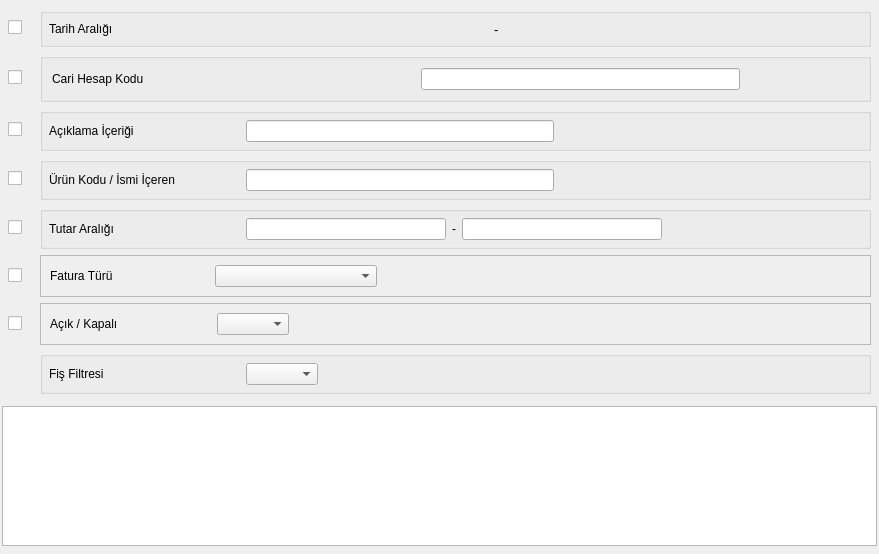
<?xml version="1.0" encoding="UTF-8"?>
<ui version="4.0">
 <class>FAT_FATURA_ARAMA</class>
 <widget class="QDialog" name="FAT_FATURA_ARAMA">
  <property name="geometry">
   <rect>
    <x>0</x>
    <y>0</y>
    <width>879</width>
    <height>554</height>
   </rect>
  </property>
  <property name="sizePolicy">
   <sizepolicy hsizetype="Expanding" vsizetype="Expanding">
    <horstretch>0</horstretch>
    <verstretch>0</verstretch>
   </sizepolicy>
  </property>
  <property name="minimumSize">
   <size>
    <width>751</width>
    <height>467</height>
   </size>
  </property>
  <property name="windowTitle">
   <string>FATURA ARAMA</string>
  </property>
  <layout class="QGridLayout" name="gridLayout" rowstretch="10,10,0">
   <property name="margin">
    <number>2</number>
   </property>
   <item row="1" column="0" colspan="2">
    <widget class="QTableWidget" name="tableWidget"/>
   </item>
   <item row="2" column="1">
    <widget class="QWidget" name="widget_batch_buttons" native="true">
     <property name="sizePolicy">
      <sizepolicy hsizetype="Expanding" vsizetype="Expanding">
       <horstretch>0</horstretch>
       <verstretch>0</verstretch>
      </sizepolicy>
     </property>
    </widget>
   </item>
   <item row="0" column="0" colspan="2">
    <widget class="QFrame" name="main_frame">
     <property name="sizePolicy">
      <sizepolicy hsizetype="Expanding" vsizetype="Expanding">
       <horstretch>0</horstretch>
       <verstretch>0</verstretch>
      </sizepolicy>
     </property>
     <property name="font">
      <font>
       <kerning>true</kerning>
      </font>
     </property>
     <property name="frameShape">
      <enum>QFrame::NoFrame</enum>
     </property>
     <property name="frameShadow">
      <enum>QFrame::Raised</enum>
     </property>
     <property name="lineWidth">
      <number>0</number>
     </property>
     <layout class="QGridLayout" name="gridLayout_8">
      <property name="margin">
       <number>6</number>
      </property>
      <item row="0" column="0">
       <widget class="QCheckBox" name="checkBox_tarih_araligi">
        <property name="sizePolicy">
         <sizepolicy hsizetype="Fixed" vsizetype="Fixed">
          <horstretch>0</horstretch>
          <verstretch>0</verstretch>
         </sizepolicy>
        </property>
        <property name="minimumSize">
         <size>
          <width>26</width>
          <height>0</height>
         </size>
        </property>
        <property name="text">
         <string/>
        </property>
       </widget>
      </item>
      <item row="0" column="1">
       <widget class="QGroupBox" name="groupBox_tarih_araligi">
        <property name="sizePolicy">
         <sizepolicy hsizetype="Expanding" vsizetype="Expanding">
          <horstretch>0</horstretch>
          <verstretch>0</verstretch>
         </sizepolicy>
        </property>
        <property name="title">
         <string/>
        </property>
        <layout class="QGridLayout" name="gridLayout_2">
         <property name="margin">
          <number>6</number>
         </property>
         <item row="0" column="0">
          <widget class="QLabel" name="label_tarih_araligi">
           <property name="sizePolicy">
            <sizepolicy hsizetype="Fixed" vsizetype="Fixed">
             <horstretch>0</horstretch>
             <verstretch>0</verstretch>
            </sizepolicy>
           </property>
           <property name="minimumSize">
            <size>
             <width>191</width>
             <height>0</height>
            </size>
           </property>
           <property name="text">
            <string>Tarih Aralığı</string>
           </property>
          </widget>
         </item>
         <item row="0" column="1">
          <widget class="QAdakDate" name="adakDate_ilk_tarih">
           <property name="minimumSize">
            <size>
             <width>242</width>
             <height>0</height>
            </size>
           </property>
           <property name="maximumSize">
            <size>
             <width>242</width>
             <height>30</height>
            </size>
           </property>
           <property name="whatsThis">
            <string>Tarih WidgetÄ± </string>
           </property>
           <property name="QAdakDate" stdset="0">
            <rect>
             <x>0</x>
             <y>0</y>
             <width>100</width>
             <height>100</height>
            </rect>
           </property>
          </widget>
         </item>
         <item row="0" column="2">
          <widget class="QLabel" name="label">
           <property name="sizePolicy">
            <sizepolicy hsizetype="Fixed" vsizetype="Ignored">
             <horstretch>0</horstretch>
             <verstretch>0</verstretch>
            </sizepolicy>
           </property>
           <property name="font">
            <font>
             <pointsize>10</pointsize>
            </font>
           </property>
           <property name="text">
            <string>-</string>
           </property>
          </widget>
         </item>
         <item row="0" column="3">
          <widget class="QAdakDate" name="adakDate_son_tarih">
           <property name="sizePolicy">
            <sizepolicy hsizetype="Fixed" vsizetype="Fixed">
             <horstretch>0</horstretch>
             <verstretch>0</verstretch>
            </sizepolicy>
           </property>
           <property name="minimumSize">
            <size>
             <width>242</width>
             <height>0</height>
            </size>
           </property>
           <property name="maximumSize">
            <size>
             <width>242</width>
             <height>30</height>
            </size>
           </property>
           <property name="whatsThis">
            <string>Tarih WidgetÄ± </string>
           </property>
           <property name="QAdakDate" stdset="0">
            <rect>
             <x>0</x>
             <y>0</y>
             <width>100</width>
             <height>100</height>
            </rect>
           </property>
          </widget>
         </item>
         <item row="0" column="4">
          <spacer name="horizontalSpacer_2">
           <property name="orientation">
            <enum>Qt::Horizontal</enum>
           </property>
           <property name="sizeHint" stdset="0">
            <size>
             <width>112</width>
             <height>18</height>
            </size>
           </property>
          </spacer>
         </item>
        </layout>
       </widget>
      </item>
      <item row="1" column="0">
       <widget class="QCheckBox" name="checkBox_cari_hesap_kodu">
        <property name="sizePolicy">
         <sizepolicy hsizetype="Fixed" vsizetype="Fixed">
          <horstretch>0</horstretch>
          <verstretch>0</verstretch>
         </sizepolicy>
        </property>
        <property name="minimumSize">
         <size>
          <width>26</width>
          <height>0</height>
         </size>
        </property>
        <property name="text">
         <string/>
        </property>
       </widget>
      </item>
      <item row="2" column="0">
       <widget class="QCheckBox" name="checkBox_aciklama_icerigi">
        <property name="sizePolicy">
         <sizepolicy hsizetype="Fixed" vsizetype="Fixed">
          <horstretch>0</horstretch>
          <verstretch>0</verstretch>
         </sizepolicy>
        </property>
        <property name="minimumSize">
         <size>
          <width>26</width>
          <height>0</height>
         </size>
        </property>
        <property name="text">
         <string/>
        </property>
       </widget>
      </item>
      <item row="2" column="1">
       <widget class="QGroupBox" name="groupBox_aciklama_icerigi">
        <property name="sizePolicy">
         <sizepolicy hsizetype="Expanding" vsizetype="Expanding">
          <horstretch>0</horstretch>
          <verstretch>0</verstretch>
         </sizepolicy>
        </property>
        <property name="title">
         <string/>
        </property>
        <layout class="QGridLayout" name="gridLayout_3">
         <property name="margin">
          <number>6</number>
         </property>
         <item row="0" column="0">
          <widget class="QLabel" name="label_aciklama_icerigi">
           <property name="sizePolicy">
            <sizepolicy hsizetype="Fixed" vsizetype="Fixed">
             <horstretch>0</horstretch>
             <verstretch>0</verstretch>
            </sizepolicy>
           </property>
           <property name="minimumSize">
            <size>
             <width>191</width>
             <height>0</height>
            </size>
           </property>
           <property name="text">
            <string>Açıklama İçeriği</string>
           </property>
          </widget>
         </item>
         <item row="0" column="1">
          <widget class="QLineEdit" name="lineEdit_aciklama_icerigi"/>
         </item>
         <item row="0" column="2">
          <spacer name="horizontalSpacer_4">
           <property name="orientation">
            <enum>Qt::Horizontal</enum>
           </property>
           <property name="sizeHint" stdset="0">
            <size>
             <width>236</width>
             <height>18</height>
            </size>
           </property>
          </spacer>
         </item>
        </layout>
       </widget>
      </item>
      <item row="3" column="0">
       <widget class="QCheckBox" name="checkBox_urun">
        <property name="sizePolicy">
         <sizepolicy hsizetype="Fixed" vsizetype="Fixed">
          <horstretch>0</horstretch>
          <verstretch>0</verstretch>
         </sizepolicy>
        </property>
        <property name="minimumSize">
         <size>
          <width>26</width>
          <height>0</height>
         </size>
        </property>
        <property name="text">
         <string/>
        </property>
       </widget>
      </item>
      <item row="3" column="1">
       <widget class="QGroupBox" name="groupBox_urun">
        <property name="sizePolicy">
         <sizepolicy hsizetype="Expanding" vsizetype="Expanding">
          <horstretch>0</horstretch>
          <verstretch>0</verstretch>
         </sizepolicy>
        </property>
        <property name="title">
         <string/>
        </property>
        <layout class="QGridLayout" name="gridLayout_7">
         <property name="margin">
          <number>6</number>
         </property>
         <item row="0" column="0">
          <widget class="QLabel" name="label_urun">
           <property name="sizePolicy">
            <sizepolicy hsizetype="Fixed" vsizetype="Fixed">
             <horstretch>0</horstretch>
             <verstretch>0</verstretch>
            </sizepolicy>
           </property>
           <property name="minimumSize">
            <size>
             <width>191</width>
             <height>0</height>
            </size>
           </property>
           <property name="text">
            <string>Ürün Kodu / İsmi İçeren</string>
           </property>
          </widget>
         </item>
         <item row="0" column="1">
          <widget class="QLineEdit" name="lineEdit_urun_kodu_ismi_icerigi"/>
         </item>
         <item row="0" column="2">
          <spacer name="horizontalSpacer_5">
           <property name="orientation">
            <enum>Qt::Horizontal</enum>
           </property>
           <property name="sizeHint" stdset="0">
            <size>
             <width>236</width>
             <height>18</height>
            </size>
           </property>
          </spacer>
         </item>
        </layout>
       </widget>
      </item>
      <item row="4" column="0">
       <widget class="QCheckBox" name="checkBox_tutar_araligi">
        <property name="sizePolicy">
         <sizepolicy hsizetype="Fixed" vsizetype="Fixed">
          <horstretch>0</horstretch>
          <verstretch>0</verstretch>
         </sizepolicy>
        </property>
        <property name="minimumSize">
         <size>
          <width>26</width>
          <height>0</height>
         </size>
        </property>
        <property name="text">
         <string/>
        </property>
       </widget>
      </item>
      <item row="4" column="1">
       <widget class="QGroupBox" name="groupBox_tutar_araligi">
        <property name="sizePolicy">
         <sizepolicy hsizetype="Expanding" vsizetype="Expanding">
          <horstretch>0</horstretch>
          <verstretch>0</verstretch>
         </sizepolicy>
        </property>
        <property name="title">
         <string/>
        </property>
        <layout class="QGridLayout" name="gridLayout_6">
         <property name="margin">
          <number>6</number>
         </property>
         <item row="0" column="0">
          <widget class="QLabel" name="label_urun_2">
           <property name="sizePolicy">
            <sizepolicy hsizetype="Fixed" vsizetype="Fixed">
             <horstretch>0</horstretch>
             <verstretch>0</verstretch>
            </sizepolicy>
           </property>
           <property name="minimumSize">
            <size>
             <width>191</width>
             <height>0</height>
            </size>
           </property>
           <property name="text">
            <string>Tutar Aralığı</string>
           </property>
          </widget>
         </item>
         <item row="0" column="1">
          <widget class="QCommaEdit" name="commaEdit_min_tutar">
           <property name="whatsThis">
            <string>Sayilari formatina(Or:1,000,234.50) donusturur. </string>
           </property>
           <property name="QCommaEdit" stdset="0">
            <rect>
             <x>0</x>
             <y>0</y>
             <width>100</width>
             <height>100</height>
            </rect>
           </property>
          </widget>
         </item>
         <item row="0" column="2">
          <widget class="QLabel" name="label_2">
           <property name="sizePolicy">
            <sizepolicy hsizetype="Fixed" vsizetype="Preferred">
             <horstretch>0</horstretch>
             <verstretch>0</verstretch>
            </sizepolicy>
           </property>
           <property name="text">
            <string>-</string>
           </property>
          </widget>
         </item>
         <item row="0" column="3">
          <widget class="QCommaEdit" name="commaEdit_max_tutar">
           <property name="whatsThis">
            <string>Sayilari formatina(Or:1,000,234.50) donusturur. </string>
           </property>
           <property name="QCommaEdit" stdset="0">
            <rect>
             <x>0</x>
             <y>0</y>
             <width>100</width>
             <height>100</height>
            </rect>
           </property>
          </widget>
         </item>
         <item row="0" column="4">
          <spacer name="horizontalSpacer_6">
           <property name="orientation">
            <enum>Qt::Horizontal</enum>
           </property>
           <property name="sizeHint" stdset="0">
            <size>
             <width>150</width>
             <height>20</height>
            </size>
           </property>
          </spacer>
         </item>
        </layout>
       </widget>
      </item>
      <item row="7" column="1">
       <widget class="QGroupBox" name="groupBox_entegre_filtresi">
        <property name="sizePolicy">
         <sizepolicy hsizetype="Expanding" vsizetype="Expanding">
          <horstretch>0</horstretch>
          <verstretch>0</verstretch>
         </sizepolicy>
        </property>
        <property name="title">
         <string/>
        </property>
        <layout class="QGridLayout" name="gridLayout_5">
         <property name="margin">
          <number>6</number>
         </property>
         <item row="0" column="0">
          <widget class="QLabel" name="label_fis_filtresi">
           <property name="sizePolicy">
            <sizepolicy hsizetype="Fixed" vsizetype="Fixed">
             <horstretch>0</horstretch>
             <verstretch>0</verstretch>
            </sizepolicy>
           </property>
           <property name="minimumSize">
            <size>
             <width>191</width>
             <height>0</height>
            </size>
           </property>
           <property name="text">
            <string>Fiş Filtresi</string>
           </property>
          </widget>
         </item>
         <item row="0" column="1">
          <widget class="QComboBox" name="comboBox_fis_filtresi">
           <property name="sizePolicy">
            <sizepolicy hsizetype="Minimum" vsizetype="Fixed">
             <horstretch>0</horstretch>
             <verstretch>0</verstretch>
            </sizepolicy>
           </property>
          </widget>
         </item>
         <item row="0" column="2">
          <spacer name="horizontalSpacer_12">
           <property name="orientation">
            <enum>Qt::Horizontal</enum>
           </property>
           <property name="sizeHint" stdset="0">
            <size>
             <width>386</width>
             <height>17</height>
            </size>
           </property>
          </spacer>
         </item>
        </layout>
       </widget>
      </item>
      <item row="6" column="1">
       <widget class="QFrame" name="frame_acik_kapali_fatura">
        <property name="frameShape">
         <enum>QFrame::StyledPanel</enum>
        </property>
        <property name="frameShadow">
         <enum>QFrame::Raised</enum>
        </property>
        <layout class="QGridLayout" name="gridLayout_10">
         <item row="0" column="0">
          <widget class="QLabel" name="label_4">
           <property name="sizePolicy">
            <sizepolicy hsizetype="Fixed" vsizetype="Fixed">
             <horstretch>0</horstretch>
             <verstretch>0</verstretch>
            </sizepolicy>
           </property>
           <property name="text">
            <string>Açık / Kapalı                            </string>
           </property>
          </widget>
         </item>
         <item row="0" column="1">
          <widget class="QComboBox" name="comboBox_acik_kapali_fatura"/>
         </item>
         <item row="0" column="2">
          <spacer name="horizontalSpacer_7">
           <property name="orientation">
            <enum>Qt::Horizontal</enum>
           </property>
           <property name="sizeHint" stdset="0">
            <size>
             <width>40</width>
             <height>20</height>
            </size>
           </property>
          </spacer>
         </item>
        </layout>
       </widget>
      </item>
      <item row="6" column="0">
       <widget class="QCheckBox" name="checkBox_acik_kapali_fatura">
        <property name="text">
         <string/>
        </property>
       </widget>
      </item>
      <item row="5" column="1">
       <widget class="QFrame" name="frame_fatura_turu">
        <property name="sizePolicy">
         <sizepolicy hsizetype="Expanding" vsizetype="Fixed">
          <horstretch>0</horstretch>
          <verstretch>0</verstretch>
         </sizepolicy>
        </property>
        <property name="frameShape">
         <enum>QFrame::StyledPanel</enum>
        </property>
        <property name="frameShadow">
         <enum>QFrame::Raised</enum>
        </property>
        <layout class="QGridLayout" name="gridLayout_9" columnstretch="1,10,30">
         <item row="0" column="0">
          <widget class="QLabel" name="label_3">
           <property name="sizePolicy">
            <sizepolicy hsizetype="Fixed" vsizetype="Fixed">
             <horstretch>0</horstretch>
             <verstretch>0</verstretch>
            </sizepolicy>
           </property>
           <property name="text">
            <string>Fatura Türü                             </string>
           </property>
          </widget>
         </item>
         <item row="0" column="1">
          <widget class="QComboBox" name="comboBox_fatura_turu"/>
         </item>
         <item row="0" column="2">
          <spacer name="horizontalSpacer">
           <property name="orientation">
            <enum>Qt::Horizontal</enum>
           </property>
           <property name="sizeHint" stdset="0">
            <size>
             <width>40</width>
             <height>20</height>
            </size>
           </property>
          </spacer>
         </item>
        </layout>
       </widget>
      </item>
      <item row="5" column="0">
       <widget class="QCheckBox" name="checkBox_fatura_turu">
        <property name="text">
         <string/>
        </property>
       </widget>
      </item>
      <item row="1" column="1">
       <widget class="QGroupBox" name="groupBox_cari_hesap_kodu">
        <property name="sizePolicy">
         <sizepolicy hsizetype="Expanding" vsizetype="Fixed">
          <horstretch>0</horstretch>
          <verstretch>0</verstretch>
         </sizepolicy>
        </property>
        <property name="title">
         <string/>
        </property>
        <layout class="QGridLayout" name="gridLayout_4" columnstretch="1,5,8,3">
         <item row="0" column="0">
          <widget class="QLabel" name="label_5">
           <property name="sizePolicy">
            <sizepolicy hsizetype="Fixed" vsizetype="Fixed">
             <horstretch>0</horstretch>
             <verstretch>0</verstretch>
            </sizepolicy>
           </property>
           <property name="text">
            <string>Cari Hesap Kodu                    </string>
           </property>
          </widget>
         </item>
         <item row="0" column="1">
          <widget class="QSearchEdit" name="searchEdit_cari_hesap_kodu">
           <property name="whatsThis">
            <string>Arama widget. </string>
           </property>
           <property name="QSearchEdit" stdset="0">
            <rect>
             <x>0</x>
             <y>0</y>
             <width>100</width>
             <height>100</height>
            </rect>
           </property>
          </widget>
         </item>
         <item row="0" column="2">
          <widget class="QLineEdit" name="lineEdit_cari_hesap_ismi">
           <property name="readOnly">
            <bool>true</bool>
           </property>
          </widget>
         </item>
         <item row="0" column="3">
          <spacer name="horizontalSpacer_3">
           <property name="orientation">
            <enum>Qt::Horizontal</enum>
           </property>
           <property name="sizeHint" stdset="0">
            <size>
             <width>26</width>
             <height>20</height>
            </size>
           </property>
          </spacer>
         </item>
        </layout>
       </widget>
      </item>
     </layout>
    </widget>
   </item>
  </layout>
 </widget>
 <customwidgets>
  <customwidget>
   <class>QAdakDate</class>
   <extends>QWidget</extends>
   <header>QAdakDate.h</header>
  </customwidget>
  <customwidget>
   <class>QCommaEdit</class>
   <extends>QLineEdit</extends>
   <header>QCommaEdit.h</header>
  </customwidget>
  <customwidget>
   <class>QSearchEdit</class>
   <extends>QWidget</extends>
   <header>QSearchEdit.h</header>
  </customwidget>
 </customwidgets>
 <tabstops>
  <tabstop>checkBox_tarih_araligi</tabstop>
  <tabstop>checkBox_cari_hesap_kodu</tabstop>
  <tabstop>checkBox_aciklama_icerigi</tabstop>
  <tabstop>checkBox_urun</tabstop>
  <tabstop>checkBox_tutar_araligi</tabstop>
  <tabstop>commaEdit_min_tutar</tabstop>
  <tabstop>commaEdit_max_tutar</tabstop>
  <tabstop>comboBox_fis_filtresi</tabstop>
  <tabstop>tableWidget</tabstop>
 </tabstops>
 <resources/>
 <connections/>
</ui>
